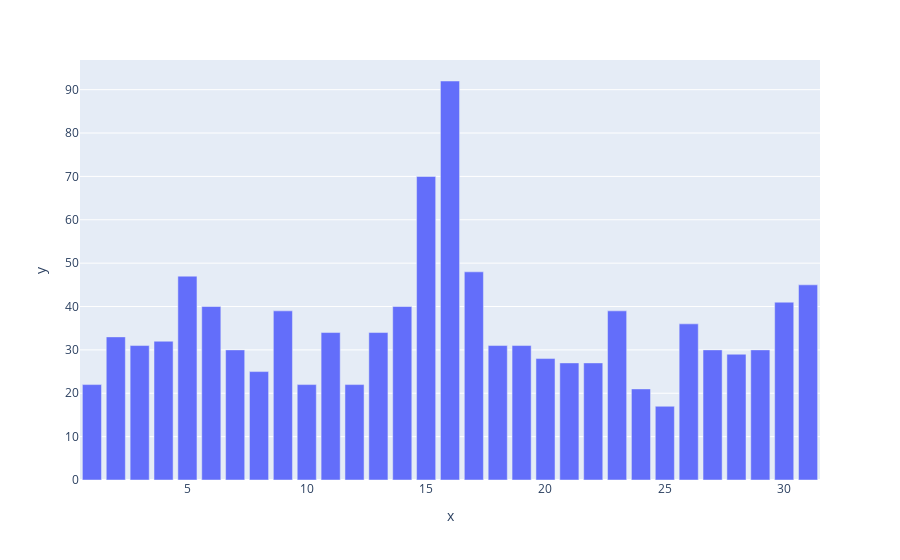

Notebook source saved alongside this figure:
### Code cell
import plotly.express as px
fig = px.bar(x=patrones['dias_mas_gastos'].index,y=patrones['dias_mas_gastos'])
fig.show()

### Figure 1 — Plotly figure (JSON) as saved in the notebook; plotly's stock layout.template omitted (floating-point values rounded to 4 significant figures)
{"data": [{"alignmentgroup": "True", "hovertemplate": "x=%{x}<br>y=%{y}<extra></extra>", "legendgroup": "", "marker": {"color": "#636efa", "pattern": {"shape": ""}}, "name": "", "offsetgroup": "", "orientation": "v", "showlegend": false, "textposition": "auto", "type": "bar", "x": [1, 2, 3, 4, 5, 6, 7, 8, 9, 10, 11, 12, 13, 14, 15, 16, 17, 18, 19, 20, 21, 22, 23, 24, 25, 26, 27, 28, 29, 30, 31], "xaxis": "x", "y": [22, 33, 31, 32, 47, 40, 30, 25, 39, 22, 34, 22, 34, 40, 70, 92, 48, 31, 31, 28, 27, 27, 39, 21, 17, 36, 30, 29, 30, 41, 45], "yaxis": "y"}], "layout": {"autosize": true, "barmode": "relative", "legend": {"tracegroupgap": 0}, "margin": {"t": 60}, "xaxis": {"anchor": "y", "autorange": true, "domain": [0, 1], "range": [0.5, 31.5], "title": {"text": "x"}, "type": "linear"}, "yaxis": {"anchor": "x", "autorange": true, "domain": [0, 1], "range": [0, 96.84], "title": {"text": "y"}, "type": "linear"}}}
